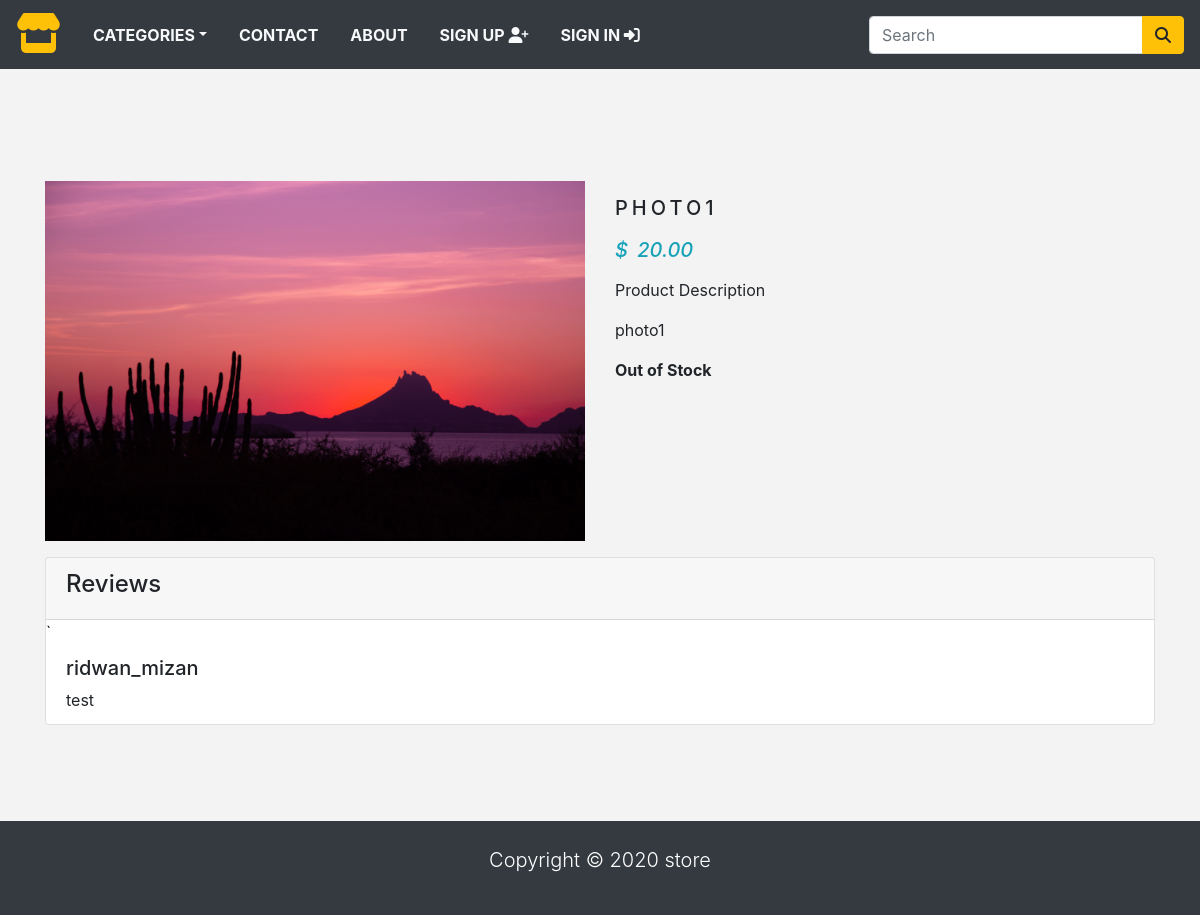
/category/photo/photo1, run on the app's committed database.
### store/models.py (models this page shows, shortened)
class Product(models.Model):
    name = models.CharField(max_length=250, unique=True)
    slug = models.SlugField(max_length=250, unique=True)
    description = models.TextField(blank=True)
    category = models.ForeignKey(Category, on_delete=models.CASCADE)
    price = models.DecimalField(max_digits=10, decimal_places=2)
    image = models.ImageField(upload_to='product', blank=True)
    stock = models.IntegerField()
    available = models.BooleanField(default=True)
    '''auto_now - updates the value of field to current time
       and date every time the Model.save() is called.
       auto_now_add - updates the value with the time and date
       of creation of record.auto_now takes precedence
       (obviously, because it updates field each time,
       while auto_now_add updates on creation only)'''
    created = models.DateTimeField(auto_now_add=True)
    updated = models.DateTimeField(auto_now=True)
    class Meta:
        ordering = ('name',)
        verbose_name = 'product'
        verbose_name_plural = 'products'

class Review(models.Model):
    product = models.ForeignKey(Product, on_delete=models.CASCADE)
    user = models.ForeignKey(User, on_delete=models.CASCADE)
    content = models.CharField(max_length=500)

### store/views.py (the view)
# urls.py: path('category/<slug:category_slug>/<slug:product_slug>', views.productPage, name='product_detail'),
def productPage(request, category_slug, product_slug):
    try:
        product = Product.objects.get(category__slug=category_slug, slug=product_slug)
    except Exception as e:
        raise e
    if request.method == 'POST' and request.user.is_authenticated and request.POST ['content'].strip() != '':
        Review.objects.create(product=product,
                              user=request.user,
                              content=request.POST['content'])
    reviews = Review.objects.filter(product=product)
    return render(request, 'product.html', {'product': product, 'reviews': reviews})

### store/context_processors.py (called while the page is built)
def menu_links(request):
    links = Category.objects.all()
    return dict(links=links)

def counter(request):
    item_count = 0
    if 'admin' in request.path:
        return {}
    else:
        try:
            cart = Cart.objects.filter(cart_id=_cart_id(request))
            cart_items = CartItem.objects.all().filter(cart=cart[:1])
            for cart_item in cart_items:
                item_count += cart_item.quantity
        except Cart.DoesNotExist:
            item_count = 0
    return dict(item_count=item_count)

### store/models.py (called while the page is built)
    def get_url(self):
        return reverse('products_by_category', args=[self.slug])

### store/views.py (called while the page is built)
def _cart_id(request):
    cart = request.session.session_key
    if not cart:
        cart = request.session.create()
    return cart

### store/templates/product.html (shortened to what this page needs)
{% extends 'base.html' %}
{% load static %}
{% block content %}
<div class="container py-5">
	<div class="row mt-5">
		<div class="col-10 mx-auto col-md-6 my-3">
			<img style="width: 100% ; height: 100%" src="{{product.image.url}}" alt="">
		</div>
		<div class="col-10 mx-auto col-md-6 my-3">
			<div>
				<h1 class="product_title">{{product.name}}</h1>
				<h5 class="text-info font-italic mb-3">
					<span class="mr-1">$</span> {{product.price}}
				</h5>
				<p class="prduct_description">Product Description</p>
				<p class="text-justify product_text">{{product.description}}
				</p>
				{% if product.stock <= 0 %}
				<p class="text-justify product_text"><b>Out of Stock</b></p>
				{% else %}
				<a href="{% url 'add_cart' product.id %}">Add to Cart</a>
				{% endif %}
			</div>
		</div>
	</div>
	<div class="card">
		<div class="card-header">
			<h4>Reviews</h4>
		</div>
		`
		{% if reviews.count > 0 %}
		<ul class="list-group list-group-flush">
			{% for review in reviews %}
			<li class="list-group-item"><h5>{{review.user.username}}</h5>
			<p class="card-text">{{review.content}}</p>
			</li>
			{% endfor %}
		</ul>
		{% endif %}
	</div>
</div>
{% endblock %}

### store/static/css/base.css (style rules this page uses)
body { background: #f3f3f3; }
.product_title { font-size: 20px; text-transform: uppercase; letter-spacing: .2em; padding-top: 15px; padding-bottom: 10px; }
.product_text { padding-right: 20px; }

### data on the page
Product: image (picture), name "PHOTO1", price "20.00", description "photo1"
Review: user.username "ridwan_mizan", content "test"
